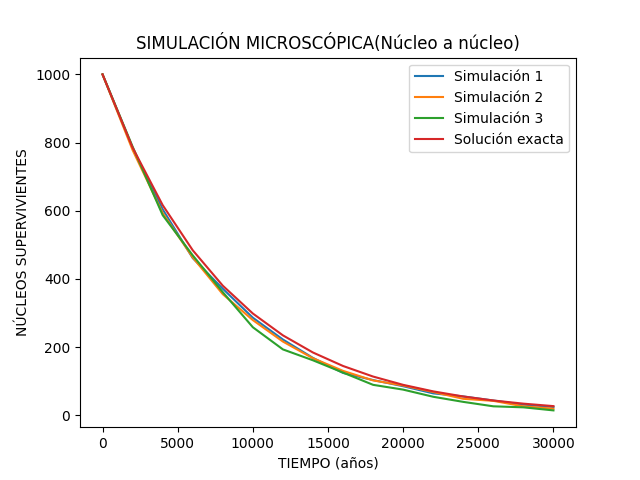

The script that saved this image:
import matplotlib.pyplot as plt
import numpy as np

#### CONSTANTES FÍSICAS 
## Vamos a trabajar en años
T12 = 5730.0
Lambda = np.log(2)/T12

n0 = 10**3 #número de núcleos a tiempo 0

t = 30000 #tiempo que vamos a simular
dt = 2000  #intervalo de tiempo
u = int(t/dt) #número de intervalos

N=n0 #número de núcleos supervivientes
D = 0 #número de núcleos desintegrados

p= 1- np.exp(-Lambda*dt)

##Listas de resultados
tiempos = []
supervivientes = []


## SIMULACION 1
def simulacion():
    tiempos = []
    supervivientes = []
    
    N = n0
    
    for j in range(u + 1):
        tiempos.append(j*dt)
        supervivientes.append(N)
        
        D = 0
        for i in range(N):
            if np.random.random() < p:
                D += 1
                
        N -= D
    
    return tiempos, supervivientes

# Ejecutar 3 simulaciones
tiempos, N1 = simulacion()
_, N2 = simulacion()
_, N3 = simulacion()

# Guardar todo junto
datos = np.column_stack((tiempos, N1, N2, N3))
np.savetxt("simulaciones/microscopic.txt", datos)

tiempos = np.array(tiempos) #para graficar la solución exacta

# Graficar
plt.title("SIMULACIÓN MICROSCÓPICA(Núcleo a núcleo)")
plt.plot(tiempos, N1, label="Simulación 1")
plt.plot(tiempos, N2, label="Simulación 2")
plt.plot(tiempos, N3, label="Simulación 3")
plt.plot(tiempos, n0*np.exp(-Lambda*tiempos), label="Solución exacta")
plt.xlabel("TIEMPO (años)")
plt.ylabel("NÚCLEOS SUPERVIVIENTES")
plt.legend()
plt.savefig("simulaciones/microscopic.png")
plt.show()
